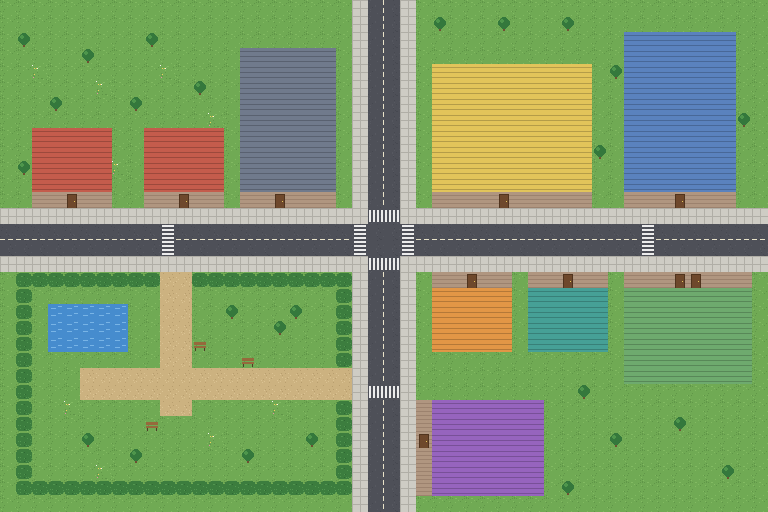

Tiled map render using the project's own tile images. Description and the map definition, with tile-layer contents summarised, below:
An orthogonal 48x32 tile map with 16x16 px tiles, 2 tile layers (ground, structures) and 10 objects (Maison Dupont, Maison Benali, Immeuble des Tilleuls, École Jules-Ferry, Bureaux Horizon, ...).

<map version="1.10" tiledversion="1.11.0" orientation="orthogonal" renderorder="right-down" width="48" height="32" tilewidth="16" tileheight="16" infinite="0" nextlayerid="4" nextobjectid="11">
 <tileset firstgid="1" name="placeholder" tilewidth="16" tileheight="16" tilecount="23" columns="8">
  <image source="placeholder_tiles.png" width="128" height="48" />
  <tile id="0">
   <properties>
    <property name="kind" value="grass" />
    <property name="walkable" type="bool" value="true" />
    <property name="cost" type="int" value="3" />
   </properties>
  </tile>
  <tile id="1">
   <properties>
    <property name="kind" value="grass_flowers" />
    <property name="walkable" type="bool" value="true" />
    <property name="cost" type="int" value="3" />
   </properties>
  </tile>
  <tile id="2">
   <properties>
    <property name="kind" value="sidewalk" />
    <property name="walkable" type="bool" value="true" />
    <property name="cost" type="int" value="1" />
   </properties>
  </tile>
  <tile id="3">
   <properties>
    <property name="kind" value="road" />
    <property name="walkable" type="bool" value="true" />
    <property name="cost" type="int" value="8" />
   </properties>
  </tile>
  <tile id="4">
   <properties>
    <property name="kind" value="road_line_h" />
    <property name="walkable" type="bool" value="true" />
    <property name="cost" type="int" value="8" />
   </properties>
  </tile>
  <tile id="5">
   <properties>
    <property name="kind" value="road_line_v" />
    <property name="walkable" type="bool" value="true" />
    <property name="cost" type="int" value="8" />
   </properties>
  </tile>
  <tile id="6">
   <properties>
    <property name="kind" value="crosswalk_h_road" />
    <property name="walkable" type="bool" value="true" />
    <property name="cost" type="int" value="1" />
   </properties>
  </tile>
  <tile id="7">
   <properties>
    <property name="kind" value="crosswalk_v_road" />
    <property name="walkable" type="bool" value="true" />
    <property name="cost" type="int" value="1" />
   </properties>
  </tile>
  <tile id="8">
   <properties>
    <property name="kind" value="path" />
    <property name="walkable" type="bool" value="true" />
    <property name="cost" type="int" value="1" />
   </properties>
  </tile>
  <tile id="9">
   <properties>
    <property name="kind" value="water" />
    <property name="walkable" type="bool" value="false" />
   </properties>
  </tile>
  <tile id="10">
   <properties>
    <property name="kind" value="tree" />
    <property name="walkable" type="bool" value="false" />
   </properties>
  </tile>
  <tile id="11">
   <properties>
    <property name="kind" value="hedge" />
    <property name="walkable" type="bool" value="false" />
   </properties>
  </tile>
  <tile id="12">
   <properties>
    <property name="kind" value="bench" />
    <property name="walkable" type="bool" value="false" />
   </properties>
  </tile>
  <tile id="13">
   <properties>
    <property name="kind" value="wall" />
    <property name="walkable" type="bool" value="false" />
   </properties>
  </tile>
  <tile id="14">
   <properties>
    <property name="kind" value="door" />
    <property name="walkable" type="bool" value="true" />
    <property name="cost" type="int" value="1" />
   </properties>
  </tile>
  <tile id="15">
   <properties>
    <property name="kind" value="roof_home" />
    <property name="walkable" type="bool" value="false" />
   </properties>
  </tile>
  <tile id="16">
   <properties>
    <property name="kind" value="roof_apartment" />
    <property name="walkable" type="bool" value="false" />
   </properties>
  </tile>
  <tile id="17">
   <properties>
    <property name="kind" value="roof_bakery" />
    <property name="walkable" type="bool" value="false" />
   </properties>
  </tile>
  <tile id="18">
   <properties>
    <property name="kind" value="roof_cafe" />
    <property name="walkable" type="bool" value="false" />
   </properties>
  </tile>
  <tile id="19">
   <properties>
    <property name="kind" value="roof_office" />
    <property name="walkable" type="bool" value="false" />
   </properties>
  </tile>
  <tile id="20">
   <properties>
    <property name="kind" value="roof_school" />
    <property name="walkable" type="bool" value="false" />
   </properties>
  </tile>
  <tile id="21">
   <properties>
    <property name="kind" value="roof_gym" />
    <property name="walkable" type="bool" value="false" />
   </properties>
  </tile>
  <tile id="22">
   <properties>
    <property name="kind" value="roof_shop" />
    <property name="walkable" type="bool" value="false" />
   </properties>
  </tile>
 </tileset>
 <layer id="1" name="ground" width="48" height="32">
  <data>[1536 cells, 1536 non-empty, 10 distinct tile ids]</data>
 </layer>
 <layer id="2" name="structures" width="48" height="32">
  <data>[1536 cells, 521 non-empty, 13 distinct tile ids]</data>
 </layer>
 <objectgroup id="3" name="places">
  <object id="1" name="Maison Dupont" x="32" y="128" width="80" height="80">
   <properties>
    <property name="place_id" value="maison_dupont" />
   </properties>
  </object>
  <object id="2" name="Maison Benali" x="144" y="128" width="80" height="80">
   <properties>
    <property name="place_id" value="maison_benali" />
   </properties>
  </object>
  <object id="3" name="Immeuble des Tilleuls" x="240" y="48" width="96" height="160">
   <properties>
    <property name="place_id" value="immeuble_tilleuls" />
   </properties>
  </object>
  <object id="4" name="École Jules-Ferry" x="432" y="64" width="160" height="144">
   <properties>
    <property name="place_id" value="ecole" />
   </properties>
  </object>
  <object id="5" name="Bureaux Horizon" x="624" y="32" width="112" height="176">
   <properties>
    <property name="place_id" value="bureaux" />
   </properties>
  </object>
  <object id="6" name="Boulangerie du Coin" x="432" y="272" width="80" height="80">
   <properties>
    <property name="place_id" value="boulangerie" />
   </properties>
  </object>
  <object id="7" name="Café des Arts" x="528" y="272" width="80" height="80">
   <properties>
    <property name="place_id" value="cafe" />
   </properties>
  </object>
  <object id="8" name="Supermarché Fraîcheur" x="624" y="272" width="128" height="112">
   <properties>
    <property name="place_id" value="supermarche" />
   </properties>
  </object>
  <object id="9" name="Salle de sport Olympe" x="416" y="400" width="128" height="96">
   <properties>
    <property name="place_id" value="salle_de_sport" />
   </properties>
  </object>
  <object id="10" name="Parc du Lac" x="16" y="272" width="336" height="224">
   <properties>
    <property name="place_id" value="parc" />
   </properties>
  </object>
 </objectgroup>
</map>
